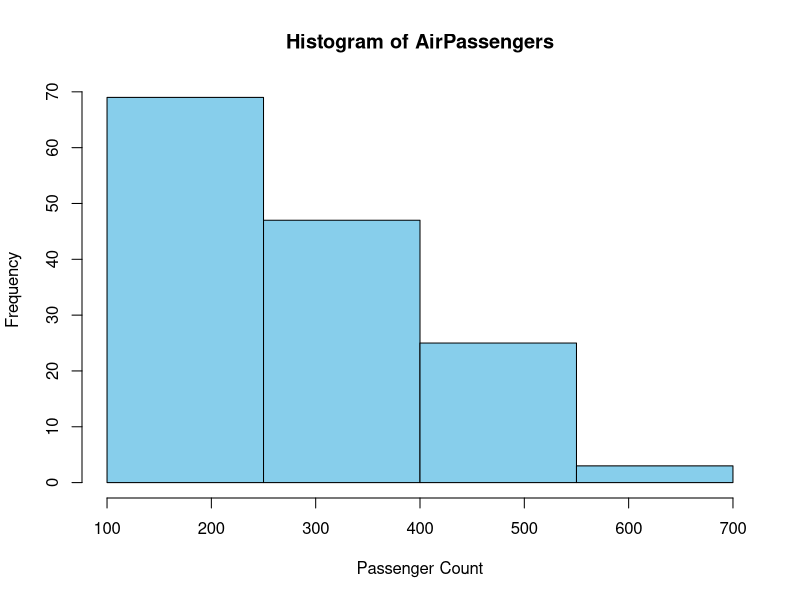

This chart was generated by the following R code:
library(datasets)

data("AirPassengers")

start_value <- 100
end_value <- 700
bin_width <- 150

hist(AirPassengers, breaks = seq(start_value, end_value, by = bin_width),
     xlab = "Passenger Count", ylab = "Frequency",
     main = "Histogram of AirPassengers",
     col = "skyblue", border = "black")
